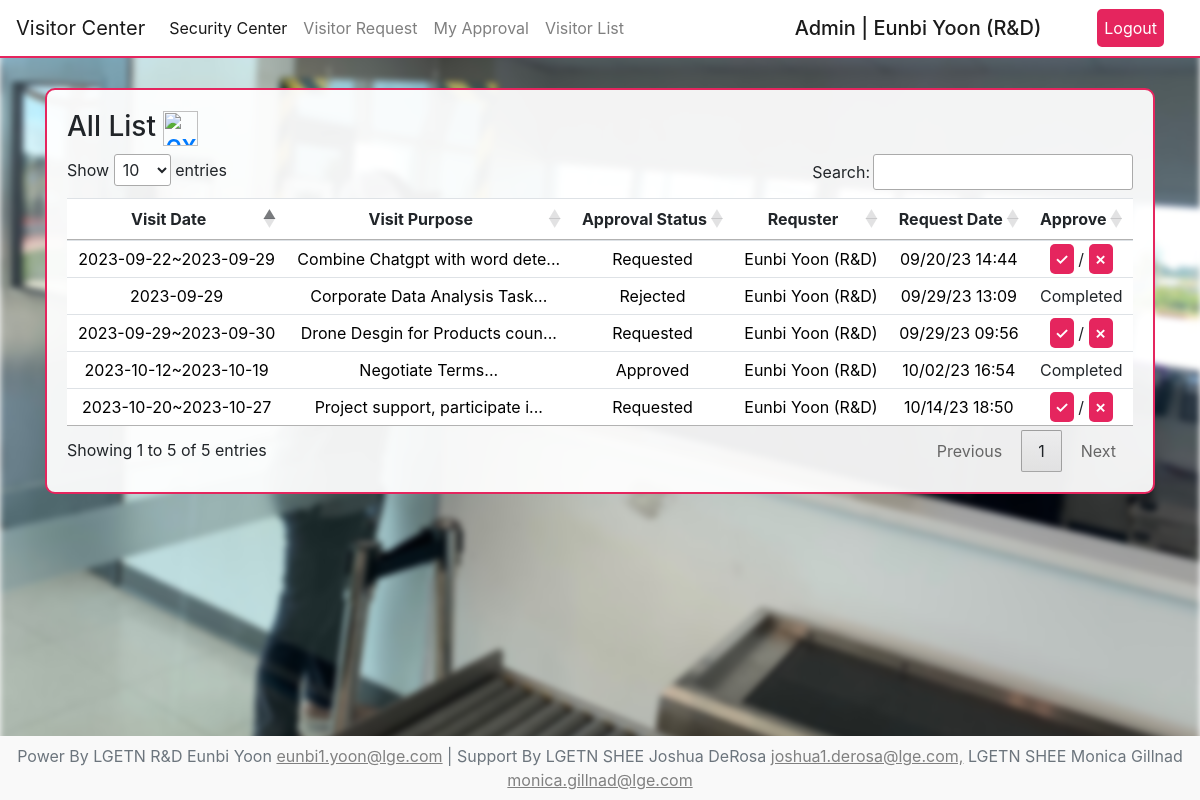
Screenshot of /security/visitor/list (signed in) with the database file from the repository.
### user/models.py (models this page shows, shortened)
class CustomUser(AbstractUser):
    first_name=models.CharField(max_length=30)
    last_name=models.CharField(max_length=30)
    team_at=models.ForeignKey(Team, on_delete=models.SET_NULL, null=True)
    email=models.EmailField(
        unique=True,
        validators=[
            RegexValidator(
                regex=r'^[a-zA-Z0-9._%+-]+@lge\.com$',
                message='Email address must end with lge.com'
            )
        ]
    )
    myday_credit=models.IntegerField(null=True, blank=True, default=1)

class Team(models.Model):
    team_name=models.CharField(max_length=50)
    team_manager=models.CharField(max_length=50)
    manager_email=models.EmailField(
        unique=True,
        validators=[
            RegexValidator(
                regex=r'^[a-zA-Z0-9._%+-]+@lge\.com$',
                message='Email address must end with lge.com'
            )
    ])
    def __str__(self):
        return self.team_name

### visitor/models.py (models this page shows)
class VisitorData(models.Model):
    visitor_name=models.CharField(max_length=255, null=False, blank=False)
    visitor_company=models.CharField(max_length=255, null=False, blank=False)
    start_date=models.CharField(max_length=100, null=False, blank=False)
    end_date=models.CharField(max_length=100, null=True, blank=True)
    visitor_purpose=models.TextField(null=False, blank=False)
    bring_laptop=models.CharField(max_length=255, null=False, blank=False)
    pic_contact=models.CharField(max_length=255, null=True, blank=True)
    register_at=models.DateTimeField(auto_now_add=True)
    remark=models.TextField(null=True, blank=True)
    check_in=models.DateTimeField(null=True, blank=True)
    check_out=models.DateTimeField(null=True, blank=True)
    user=models.ForeignKey(CustomUser, on_delete=models.CASCADE)
    approval_status=models.CharField(max_length=20, default='Requested')

### visitor/views.py (the view)
# urls.py: path('list',VlistView,name='Vlist_url'),
@login_required
def VlistView(request):
    try:
        visitor_list=VisitorData.objects.all().order_by('-id')
        context={
            'visitor_list':visitor_list
        }
        return render(request, 'visitor_list.html', context)
    except:
        return render(request,'visitor_list.html')

### visitor/templates/visitor_list.html (shortened to what this page needs)
{% extends 'visitor_base.html' %}
{% block container %}
{% load static %}
  <link rel="stylesheet" href="https://cdn.datatables.net/1.13.6/css/jquery.dataTables.min.css">
  <div class="View text-center">
    <h3 class="list-title text-left">All List <a href="{% url 'Vallexcel_url' %}" class="center"><img width="35" height="35" src="https://img.icons8.com/material-outlined/35/f94040/export-excel.png" alt="export-excel"/></a></h3>
    <table class="table text-center" id="dataTable">
      <thead>
        <tr>
          <th class="text-center">Visit Date</th>
          <th class="text-center">Visit Purpose</th>
          <th class="text-center">Approval Status</th>
          <th class="text-center">Requster</th>
          <th class="text-center">Request Date</th>
          {% if user.is_superuser%}
            <th class="text-center">Approve</th>
          {% endif %}
        </tr>
      </thead>
      <tbody>
        {% for visitor in visitor_list %}
          <tr>
            <td><a href="{% url 'Vdetail_url' visitor.id %}">{{ visitor.start_date }}{% if visitor.end_date %}~{{ visitor.end_date }}{% endif %}</a></td>
            <td><a href="{% url 'Vdetail_url' visitor.id %}">{{ visitor.visitor_purpose|slice:"30" }}...</a></td>
            <td><a href="{% url 'Vdetail_url' visitor.id %}">{{ visitor.approval_status }}</a></td>
            <td><a href="{% url 'Vdetail_url' visitor.id %}">{{ visitor.user.first_name }} {{ visitor.user.last_name }} ({{ visitor.user.team_at }})</a></td>
            <td><a href="{% url 'Vdetail_url' visitor.id %}">{{ visitor.register_at|date:"m/d/y H:i" }}</a></td>
            {% if user.is_superuser %}
              {% if visitor.approval_status == 'Requested' %}
                <td><a class="approval_button" href="{% url 'Vlistapproval_url' visitor.id %}">✓</a> / <a class="approval_button" href="{% url 'Vlistapproval_url' visitor.id %}">✗</a></td>
              {% else %}
                <td>Completed</td>
              {% endif %}
            {% endif %}
          </tr>
        {% endfor %}
      </tbody>
    </table>
  </div>
{% endblock %}

### visitor/templates/visitor_base.html (shortened to what this page needs)
<div class="visitor-background">
  {% extends 'base.html' %}
  {% block nav %}
    {% load static %}
    <link rel="stylesheet" href="{% static 'css/visitor4.css' %}">
    <nav class="navbar navbar-expand-lg navbar-light">
      <a class="navbar-brand" href="{% url 'Vhome_url' %}">Visitor Center</a>
      <div class="collapse navbar-collapse" id="navbarColor02">
        <ul class="navbar-nav mr-auto">
          <li class="nav-item active">
            <a class="nav-link" href="{% url 'securityhome_url' %}">Security Center</a>
          </li>
          <li class="nav-item">
            <a class="nav-link" href="{% url 'Vregister_url' %}">Visitor Request</a>
          </li>
          <li class="nav-item">
            <a class="nav-link" href="{% url 'Vmy_url' %}">My Approval</a>
          </li>
          <li class="nav-item">
            <a class="nav-link" href="{% url 'Vlist_url' %}">Visitor List</a>
          </li>
        </ul>
        <form class="form-inline" style="margin:0;">
          {% if user.is_authenticated %}
            {% if user.is_superuser %}
              <h5 style="color:white; margin:0 20px 0 30px; border:1px solid white; border-radius: 5px; padding:5px">Admin | {{user.first_name }} {{user.last_name}} ({{user.team_at}})</h5>
              <a class="top-banner" href="{% url 'logout_url' %}">Logout</a>
            {% else %}
              <h5 style="color:white; margin:0 20px 0 30px; border:1px solid white; border-radius: 5px; padding:5px">User | {{user.first_name }} {{user.last_name}} ({{user.team_at}})</h5>
              <a class="top-banner" href="{% url 'logout_url' %}">Logout</a>
            {% endif %}
          {% else %}
            <h5 style="color:white; margin:0">Login Here</h5>
            <a class="top-banner" href="{% url 'login_url' %}">Login</a>
          {% endif %}
        </form>
      </div>
    </nav>
  {% endblock %}

### static/css/visitor4.css (style rules this page uses)
#dataTable { width: 100% !important; }
.top-banner { color:white !important; margin:0 20px 0 30px; background-color:#E5255E; border-radius: 5px; padding:5px; border:2px solid #E5255E; }
.visitor-background { z-index:1; position: relative; padding:0; height: 100%; }
.visitor-background::before { content:""; background-size: cover; background-image: url('../../static/image/visitor.PNG'); filter:blur(3px); position:fixed; z-index:-1; width: 100%; height: 100%; top:0; left:0; }
nav { border-bottom:2px solid #E5255E !important; background-color: white; }
nav form a { color: #1b1b1b !important; margin:0 20px 0 30px; border:1px solid white; border-radius: 5px; padding:5px }
nav h5 { text-transform: capitalize; color: #1b1b1b !important; margin:0 }
.View { background-color: rgba(255, 255, 255, 0.932); margin-top:30px; border-radius: 10px; padding:20px; border: 2px solid #E5255E; }
#dataTable { background-color: white; }
#dataTable a { color:black }
.approval_button { background-color: #E5255E; color:white !important; font-weight: 600; padding:5px; border-radius: 5px; text-decoration: none; cursor: pointer; }

### rows the page displays
CustomUser: first_name "Eunbi", last_name "Yoon", team_at "R&D"
VisitorData: start_date "2023-10-20", end_date "2023-10-27", visitor_purpose "Project support, participate i", approval_status "Requested", user.first_name "Eunbi", user.last_name "Yoon", user.team_at "R&D", register_at "10/14/23 18:50"
VisitorData: start_date "2023-10-12", end_date "2023-10-19", visitor_purpose "Negotiate Terms", approval_status "Approved", user.first_name "Eunbi", user.last_name "Yoon", user.team_at "R&D", register_at "10/02/23 16:54", shows "Completed"
VisitorData: start_date "2023-09-29", visitor_purpose "Corporate Data Analysis Task", approval_status "Rejected", user.first_name "Eunbi", user.last_name "Yoon", user.team_at "R&D", register_at "09/29/23 13:09", shows "Completed"
VisitorData: start_date "2023-09-29", end_date "2023-09-30", visitor_purpose "Drone Desgin for Products coun", approval_status "Requested", user.first_name "Eunbi", user.last_name "Yoon", user.team_at "R&D", register_at "09/29/23 09:56"
VisitorData: start_date "2023-09-22", end_date "2023-09-29", visitor_purpose "Combine Chatgpt with word dete", approval_status "Requested", user.first_name "Eunbi", user.last_name "Yoon", user.team_at "R&D", register_at "09/20/23 14:44"
